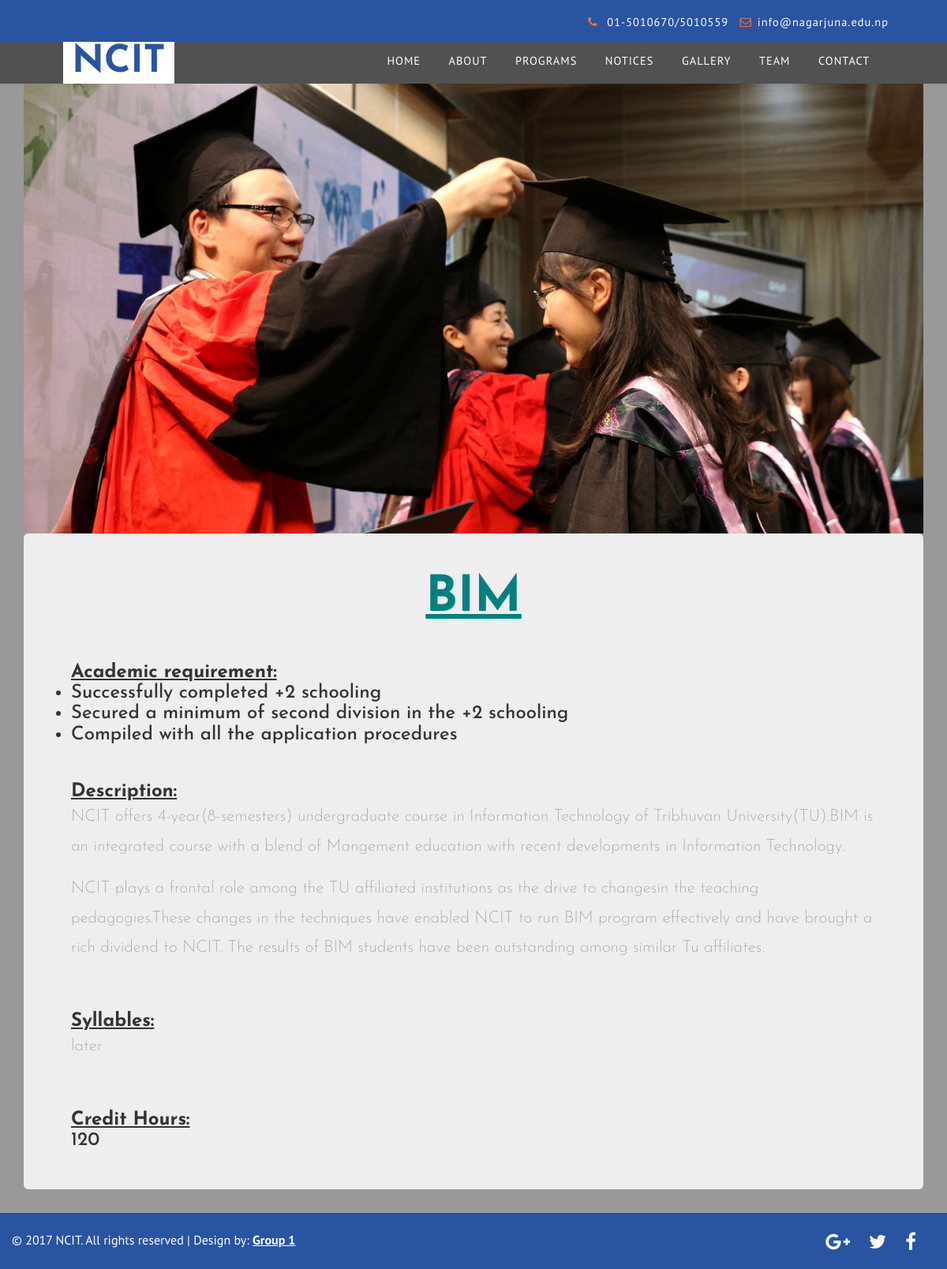
/college/program.php?pid=4, run on the app's committed database.
### tables this page shows
CREATE TABLE `tbl_category` (
  `id` int(11) NOT NULL,
  `name` varchar(50) DEFAULT NULL,
  `rank` int(11) DEFAULT NULL,
  `status` tinyint(1) DEFAULT '0',
  `created_by` varchar(50) DEFAULT NULL,
  `modified_by` varchar(50) DEFAULT NULL,
  `created_date` datetime DEFAULT NULL,
  `modified_date` datetime DEFAULT NULL
);

CREATE TABLE `tbl_program` (
  `id` int(11) NOT NULL,
  `course_name` varchar(20) DEFAULT NULL,
  `academic_requirement` text,
  `description` text,
  `syllables` text,
  `credit_hours` varchar(40) DEFAULT NULL
);

### college/adminc/class/database.php (called while the page is built, shortened)
<?php
abstract class Database{
	function connect(){
		$conn = new mysqli('localhost','root','','db_project');
		return $conn;
	}
	function select($sql){
		$connect = $this->connect();
		$result = $connect->query($sql);
		$data = [];
		if($result->num_rows > 0) {
			while($obj = $result->fetch_object()){
				array_push($data,$obj);
			}
		}
		return $data;
	}
}
?>

### college/adminc/class/image.class.php (called while the page is built, shortened)
<?php
require_once"database.php";
class Image extends Database{
	public $id,$feature_image,$title,$feature_key;
function getFeatureImage(){
		$sql = "select *from tbl_image where feature_key=1 order by id='$this->id'";
		return $this->select($sql);
	}
}
?>

### college/adminc/class/category.class.php (called while the page is built, shortened)
<?php
require_once"database.php";
class Category extends Database{
	function getActiveCategory(){
		$sql = "select *from tbl_category where status=1 order by rank";
		return $this->select($sql);
	}
}
?>

### college/adminc/class/program.class.php (called while the page is built, shortened)
<?php
require_once"database.php";
class Program extends Database{
	public $id,$course_name,$academic_requirement,$description,$syllables,$credit_hours;
	function getProgramByID(){
		$sql = "select *from tbl_program where id='$this->id'";
		return $this->select($sql);
	}
}
?>

### college/program.php (the view)
<?php
require_once"header.php";
?>
<?php
require_once"adminc/class/program.class.php";
$id = $_GET['pid'];
$program = new Program();
$program->id = $id;
$data3 = $program->getProgramByID();
?>
<div class="container">
<?php foreach($data3 as $dd) {?>
<img src="images/b1.jpg " class="img-responsive">
<div class="jumbotron">
					<h1 align="center" style="color:teal;"><strong><u><?php echo $dd->course_name; ?></u></strong></h1><br><br>
					<h3><strong><u>Academic requirement:</u></strong><br><?php echo $dd->academic_requirement; ?></h3><br><br>
					<h3><strong><u>Description:</u></strong><br><?php echo $dd->description; ?></h3><br><br>
					<h3><strong><u>Syllables:</u></strong><br><?php echo $dd->syllables; ?></h3><br><br>
					<h3><strong><u>Credit Hours:</u></strong><br><?php echo $dd->credit_hours; ?></h3>
</div>
<?php }?>
</div>
<?php
require_once"footer.php";
?>

### college/header.php (shortened to what this page needs)
<?php
require_once"adminc/class/category.class.php";
$category = new Category();
$data = $category->getActiveCategory();
?>
<?php
require_once"adminc/class/image.class.php";
$image = new Image();
$i = $image->getFeatureImage();
?>
<!DOCTYPE html>
<html lang="zxx">
<head>
<link href="css/bootstrap.css" rel="stylesheet" type="text/css" media="all" />
<link rel="stylesheet" type="text/css" href="css/style.css" />
<link rel="stylesheet" type="text/css" href="css/zoomslider.css" />
<link rel="stylesheet" href="css/lightbox.css">
<link href="css/owl.carousel.css" rel="stylesheet" type="text/css" media="all">
<link href="css/font-awesome.css" rel="stylesheet">
</head>
<body>
			  <div class="w3_agilits_banner_bootm">
			     <div class="w3_agilits_inner_bottom">
			            <div class="wthree_agile_login">
						     <ul>
								<li><i class="fa fa-phone" aria-hidden="true"></i> 01-5010670/5010559 </li>
								<li><i class="fa fa-envelope-o list-icon" aria-hidden="true"></i><a href="mailto:gwanrasp5@gmail.com">info@nagarjuna.edu.np</a></li>
							</ul>
						</div>
				</div>
			</div>
	<div id="demo-1"  <?php foreach($i as $j) { ?> data-zs-src= '["adminc/images/<?php echo $j->feature_image;?>", "adminc/images/5a2f9b1017e12_welcome-farewell-20.jpg",  "adminc/images/5a2f9b2bef371_147d4f1a751cd88f6c2249ffa4e0995a58d4c474615d06.98694356.jpg"  ,"adminc/images/5a2f9b4ba1fa5_17264177_1294992500580027_6938549500848278778_n.jpg" , "adminc/images/5a2f9b649b15c_19657335_1413710215374921_408443643224932473_n.jpg" ]'
 <?php } ?>
		data-zs-overlay="dots">
		<div class="demo-inner-content">
			   <div class="header-w3-agileits" id="home">
			     <div class="inner-header-agile">
				<nav class="navbar navbar-default">
					<div class="navbar-header">
						<h1><a  href="index.php"><span class="letter">NCIT</span></a></h1>
					</div>
					<div class="collapse navbar-collapse" id="bs-example-navbar-collapse-1">
							<ul class="nav navbar-nav">
							<?php if($_SERVER['SCRIPT_NAME']=='/college/index.php'){
								$cc='active';
								} else {
									$cc='';
									}
								?>
								<li class="<?php echo $cc; ?>"><a href="index.php">Home</a></li>
								<?php foreach($data as $cat) { ?>
								<li><a href="category.php?catid=<?php echo $cat->id; ?>" ><?php echo $cat->name; ?></a></li>
								<?php } ?>
							</ul>
						</div>
				</nav>
			</div>
			   </div>
		</div>

### college/footer.php (shortened to what this page needs)
<div class="agileits_w3layouts-footer">
		<div class="col-md-6 col-sm-8 agileinfo-copyright">
			<p>© 2017 NCIT. All rights reserved | Design by: <b><u>Group 1</b></u></p>
		</div>
		<div class="col-md-6 col-sm-4 agileinfo-icons">
			<ul>
				<li><a class="icon fb" href="#"><i class="fa fa-facebook"></i></a></li>
				<li><a class="icon tw" href="#"><i class="fa fa-twitter"></i></a></li>
				<li><a class="icon gp" href="#"><i class="fa fa-google-plus"></i></a></li>
			</ul>
		</div>
		<div class="clearfix"></div>
	</div>
<link rel="stylesheet" type="text/css" href="css/form.css" media="all">
<body>
                                      <?php
                                     require_once"adminc/class/program.class.php";
                                       ?>
	<body>
					<link rel="stylesheet" href="css/flexslider.css" type="text/css" media="screen" property="" />
  </body>
 </html>

### college/css/style.css (style rules this page uses)
html, body { font-size: 100%; font-family:'PT Sans', sans-serif; background:#ffffff; margin:0px!important; }
p { margin:0; font-size:14px; }
h1,h2,h3,h4,h5,h6 { font-family: 'Josefin Sans', sans-serif; margin:0; }
ul,label { margin:0; padding:0; }
p { font-size: 1em; color: #999; line-height: 1.8em; }
.header-w3-agileits { background: rgba(0, 0, 0, 0.47); padding:0; }
.inner-header-agile { padding: 0 5em; position: relative; }
.navbar-header h1 { font-size: 2em; display: block; text-transform: uppercase; }
.navbar-header h1 a { color: #FFFFFF; text-decoration: none; display: inline-block; }
span.letter { background: #fff; color: #2954a2; line-height: 1.1em; padding: 0 11px; display: inline-block; background: #ffffff; font-weight:700; margin-right:3px; }
h1 span { color: #fff; font-size: 1.5em; }
ul.nav.navbar-nav { float:right; }
.navbar-default { background: none; border: none; margin: 0; min-height: inherit; }
.navbar-nav > li { margin: 0 0.3em; }
.navbar-default .navbar-nav > li > a { font-size: 0.9em; padding: 1em 0.9em 1.2em; position: relative; font-weight: 400; text-transform: uppercase; letter-spacing: 1px; color: #fff; }
.navbar-collapse { padding: 0!important; }
.w3_agilits_banner_bootm { padding: 1em 0 2.3em 0; background:#2954a2; }
.w3_agilits_inner_bottom { margin: 0 auto; padding: 0 4em; }
.wthree_agile_login { float: right; }
.wthree_agile_login ul li { letter-spacing: 1px; list-style: none; display: inline-block; color: #fff; margin-right: 10px; margin-top: -5px; font-size:0.9em; }
.wthree_agile_login ul li i { color: #f4792c; font-size: 1em; padding-right: 7px; }
.wthree_agile_login ul li a { color:#fff; }
img.img-responsive { -webkit-transition: .5s all; -moz-transition: .5s all; transition: .5s all; }
.agileinfo-icons ul li { display: inline-block; margin-right: 1em; font-size: 1.5em; float: right; }
.agileits_w3layouts-footer { padding: 1.3em 0 1em; background: #2954a2; }
.agileinfo-icons ul li a { color: #fff; }
.agileinfo-copyright p,.agileinfo-copyright a { color: #fff; }

### college/css/zoomslider.css (style rules this page uses)
#demo-1 { position: relative; width: 100%; min-height: 658px; background-color: #999; }
.demo-inner-content { position: relative; z-index: 2; }
@media (max-width:1440px) { #demo-1 { min-height: 630px; } }
@media (max-width:1366px) { #demo-1 { min-height:600px; } }
@media (max-width:1280px) { #demo-1 { min-height:570px; } }

### college/css/lightbox.css (style rules this page uses)
body:after { content: url(../images/close.png) url(../images/loading.gif) url(../images/prev.png) url(../images/next.png); display: none; }

### data on the page
tbl_category: name "ABOUT"
tbl_category: name "PROGRAMS"
tbl_category: name "NOTICES"
tbl_category: name "GALLERY"
tbl_category: name "TEAM"
tbl_category: name "CONTACT"
tbl_program: course_name "BIM", academic_requirement "Successfully completed +2 schooling Secured a minimum of second division in the +2 schooling Compiled with all the application procedures", description "NCIT offers 4-year(8-semesters) undergraduate course in Information Technology of Tribhuvan University(TU).BIM is an integrated course with a blend of Mangement education with recent developments in Information Technology. NCIT plays a frontal role among the TU affiliated institutions as the drive to changesin the teaching pedagogies.These changes in the techniques have enabled NCIT to run BIM program effectively and have brought a rich dividend to NCIT. The results of BIM students have been outstanding among similar Tu affiliates.", syllables "later", credit_hours "120"
